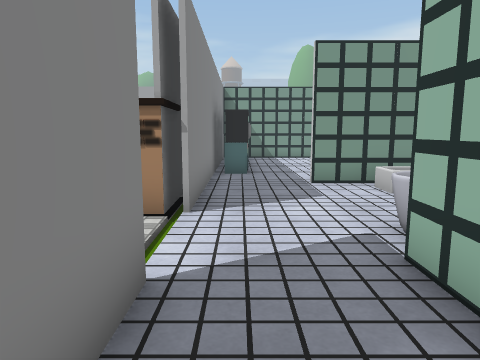
View 1 (above)

20 first-person views from a walk through a Unity game level. The camera is 1.3 m above the floor, tilts 8° down and sees 70° across. The floor is counted in squares, 1 m on a side. Each view is taken from the middle of a square. On the plan, view 1 faces up. The plan holds only what a view shows up to about 15 squares ahead; the rest is blank. The place goes on beyond the plan. The player character is not drawn. Some animated figures are left out. Some surface patterns are stand-ins.

View 2
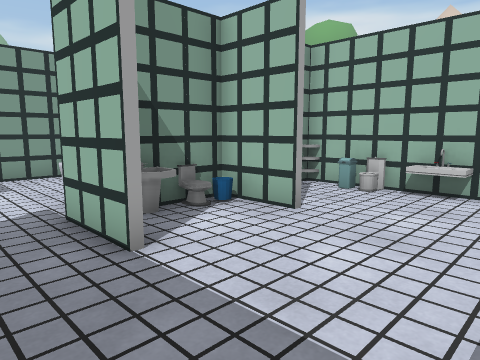

View 3
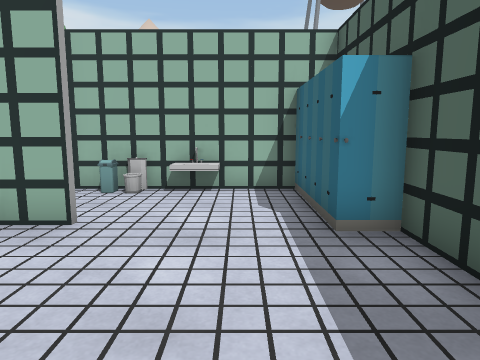

View 4
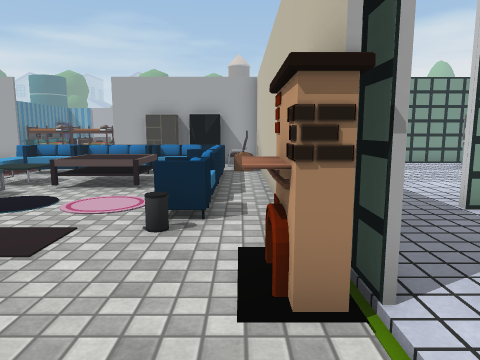

View 5
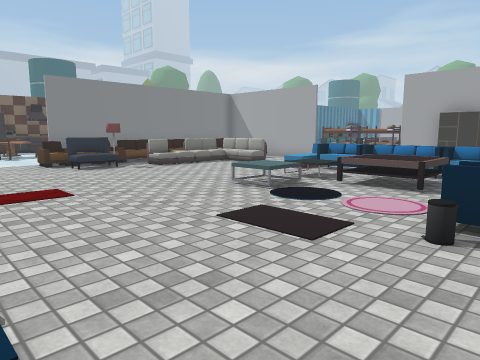

View 6
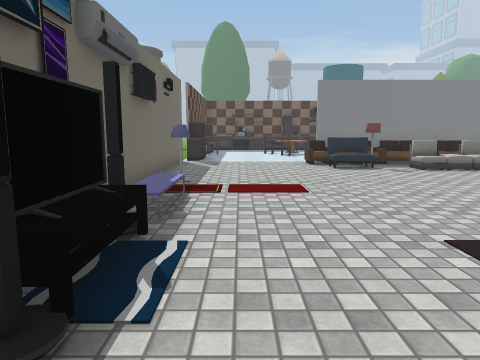

View 7
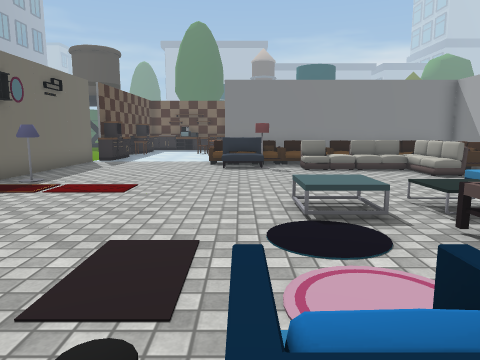

View 8
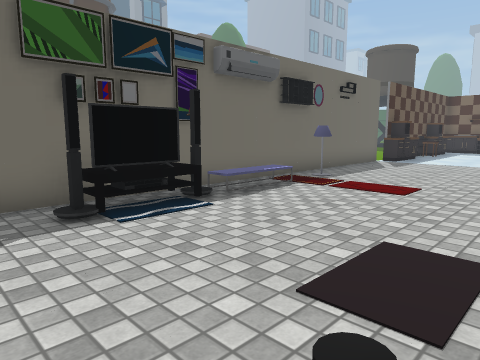

View 9
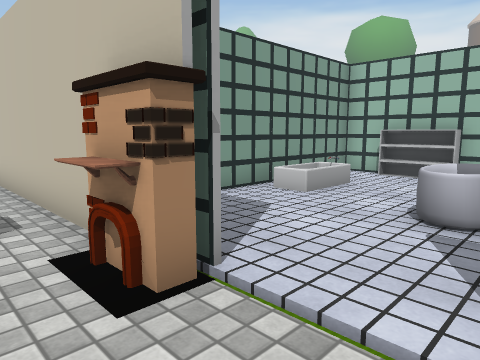

View 10
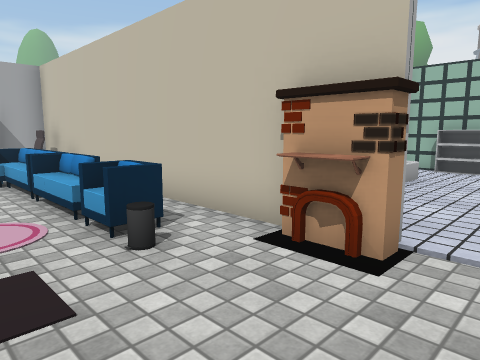

View 11
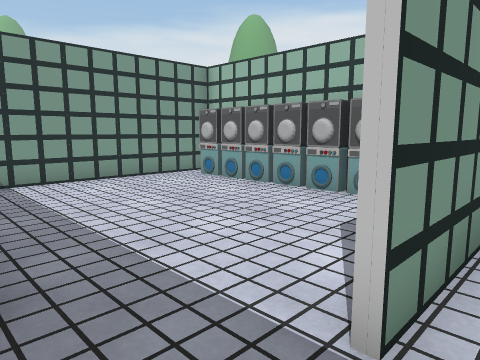

View 12
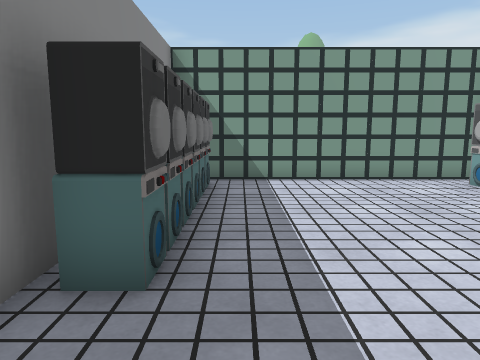

View 13
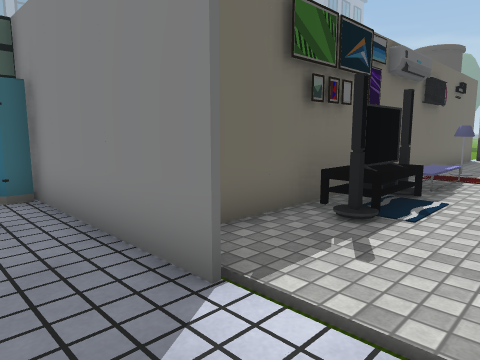

View 14
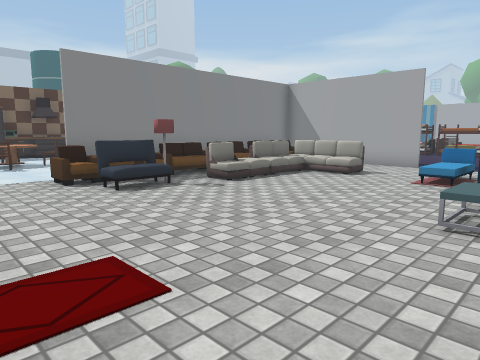

View 15
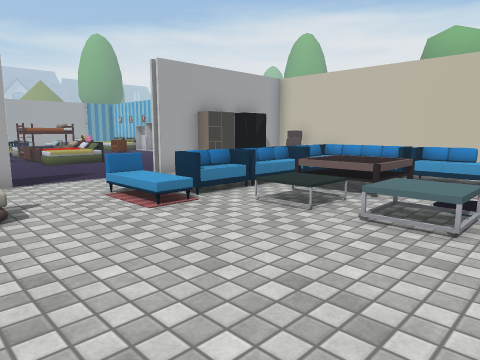

View 16
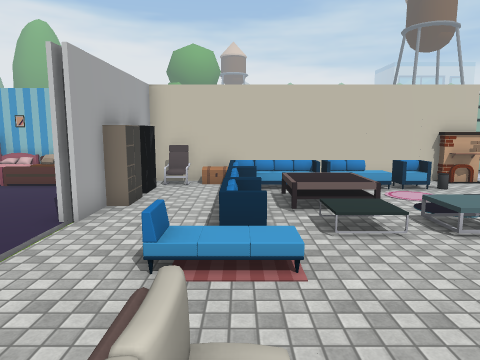

View 17
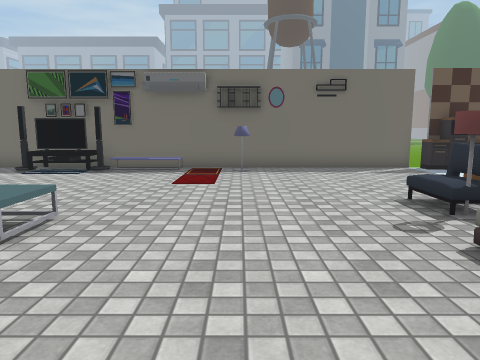

View 18
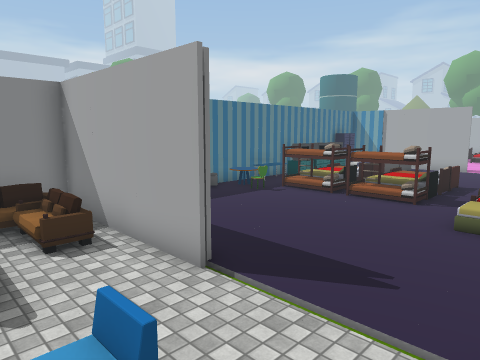

View 19
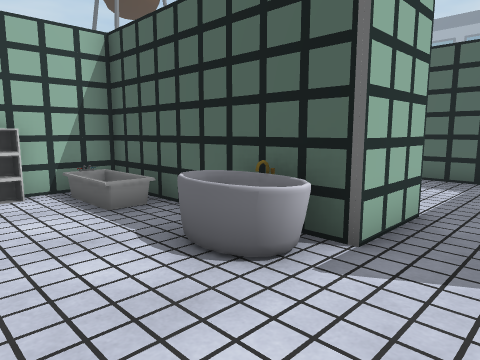

View 20
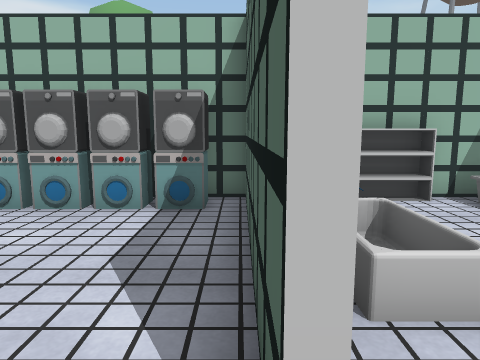

### Floor plan
Key: @ floor where view 1 was taken; # wall or solid block; x gap in a wall; . main floor; : floor 0.5 m higher than the main floor; / step, stairs or slope; O other object.
Columns run from 17 left of view 1 to 8 right of it. Each row starts with its distance up from view 1.
 29     O O.
 28     O  O
 27   O O OO
 26   OOOOO.O O
 25 O.OOOOO./ O
 24 OO......O       OO
 23 ......../ O     OO
 22 ...........   // #
 21  ........... .O:
 20    ...........O
 19     ..........
 18      #....#     #########
 17 ######....#######........
 16 #::O...........O#O......O
 15 #:.OO/.OO......O#O......O
 14 #  ::/./O///OOOO#O......O
 13 #  :...//..OOOO #O......O
 12 # OO.....O.OOOO #O......O
 11 #:.O.......OOOO #O......O#
 10 #://.....O....O##.......O#
  9 #:OO.....O..... #..#######
  8 #:O...........O.#.....O..#
  7 O:O.............#.......O#
  6 ...............O#.......OO
  5 ................O...O....#
  4 ...................OOO. O#
  3 ......O.... OO.....#OO###O
  2 ......O....OOO..#..#..#.O#
  1 x################........O
  0                 #@......OO
 -1                 #........#
 -2                 #. ...OOO#
 -3                 #O ####

Positions as (right, up) in squares from view 1, and headings:
1: (0, 0), facing up
2: (0, -2), facing up-right
3: (0, -1), facing right
4: (-2, 3), facing up
5: (-2, 3), facing up-left
6: (-2, 4), facing left
7: (-2, 8), facing left
8: (-2, 8), facing down-left
9: (-3, 3), facing up-right
10: (-5, 4), facing up-right
11: (0, 8), facing up-right
12: (1, 8), facing up
13: (1, 5), facing down-left
14: (-7, 4), facing up-left
15: (-13, 8), facing up-right
16: (-14, 14), facing right
17: (-11, 14), facing down
18: (-7, 14), facing up-left
19: (0, 7), facing down-right
20: (1, 9), facing right
